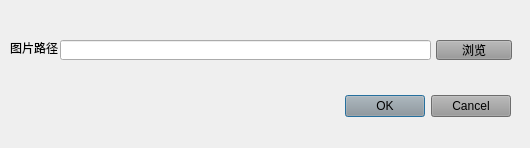
<?xml version="1.0" encoding="UTF-8"?>
<ui version="4.0">
 <class>FindPicFile</class>
 <widget class="QDialog" name="FindPicFile">
  <property name="geometry">
   <rect>
    <x>0</x>
    <y>0</y>
    <width>530</width>
    <height>148</height>
   </rect>
  </property>
  <property name="windowTitle">
   <string>Dialog</string>
  </property>
  <widget class="QDialogButtonBox" name="buttonBox">
   <property name="geometry">
    <rect>
     <x>10</x>
     <y>90</y>
     <width>501</width>
     <height>32</height>
    </rect>
   </property>
   <property name="styleSheet">
    <string notr="true">QPushButton{background-color: rgb(152, 152, 152)}

QPushButton:hover{background-color: rgb(53, 161, 79);}

QPushButton:pressed{background-color: rgb(53, 161, 79)}</string>
   </property>
   <property name="orientation">
    <enum>Qt::Horizontal</enum>
   </property>
   <property name="standardButtons">
    <set>QDialogButtonBox::Cancel|QDialogButtonBox::Ok</set>
   </property>
  </widget>
  <widget class="QLabel" name="label">
   <property name="geometry">
    <rect>
     <x>10</x>
     <y>40</y>
     <width>51</width>
     <height>16</height>
    </rect>
   </property>
   <property name="text">
    <string>图片路径</string>
   </property>
  </widget>
  <widget class="QLineEdit" name="pathText">
   <property name="geometry">
    <rect>
     <x>60</x>
     <y>40</y>
     <width>371</width>
     <height>20</height>
    </rect>
   </property>
  </widget>
  <widget class="QPushButton" name="find">
   <property name="geometry">
    <rect>
     <x>436</x>
     <y>40</y>
     <width>76</width>
     <height>20</height>
    </rect>
   </property>
   <property name="styleSheet">
    <string notr="true">QPushButton{background-color: rgb(152, 152, 152)}

QPushButton:hover{background-color: rgb(53, 161, 79);}

QPushButton:pressed{background-color: rgb(53, 161, 79)}</string>
   </property>
   <property name="text">
    <string>浏览</string>
   </property>
  </widget>
 </widget>
 <resources/>
 <connections>
  <connection>
   <sender>buttonBox</sender>
   <signal>accepted()</signal>
   <receiver>FindPicFile</receiver>
   <slot>accept()</slot>
   <hints>
    <hint type="sourcelabel">
     <x>248</x>
     <y>254</y>
    </hint>
    <hint type="destinationlabel">
     <x>157</x>
     <y>274</y>
    </hint>
   </hints>
  </connection>
  <connection>
   <sender>buttonBox</sender>
   <signal>rejected()</signal>
   <receiver>FindPicFile</receiver>
   <slot>reject()</slot>
   <hints>
    <hint type="sourcelabel">
     <x>316</x>
     <y>260</y>
    </hint>
    <hint type="destinationlabel">
     <x>286</x>
     <y>274</y>
    </hint>
   </hints>
  </connection>
 </connections>
</ui>
